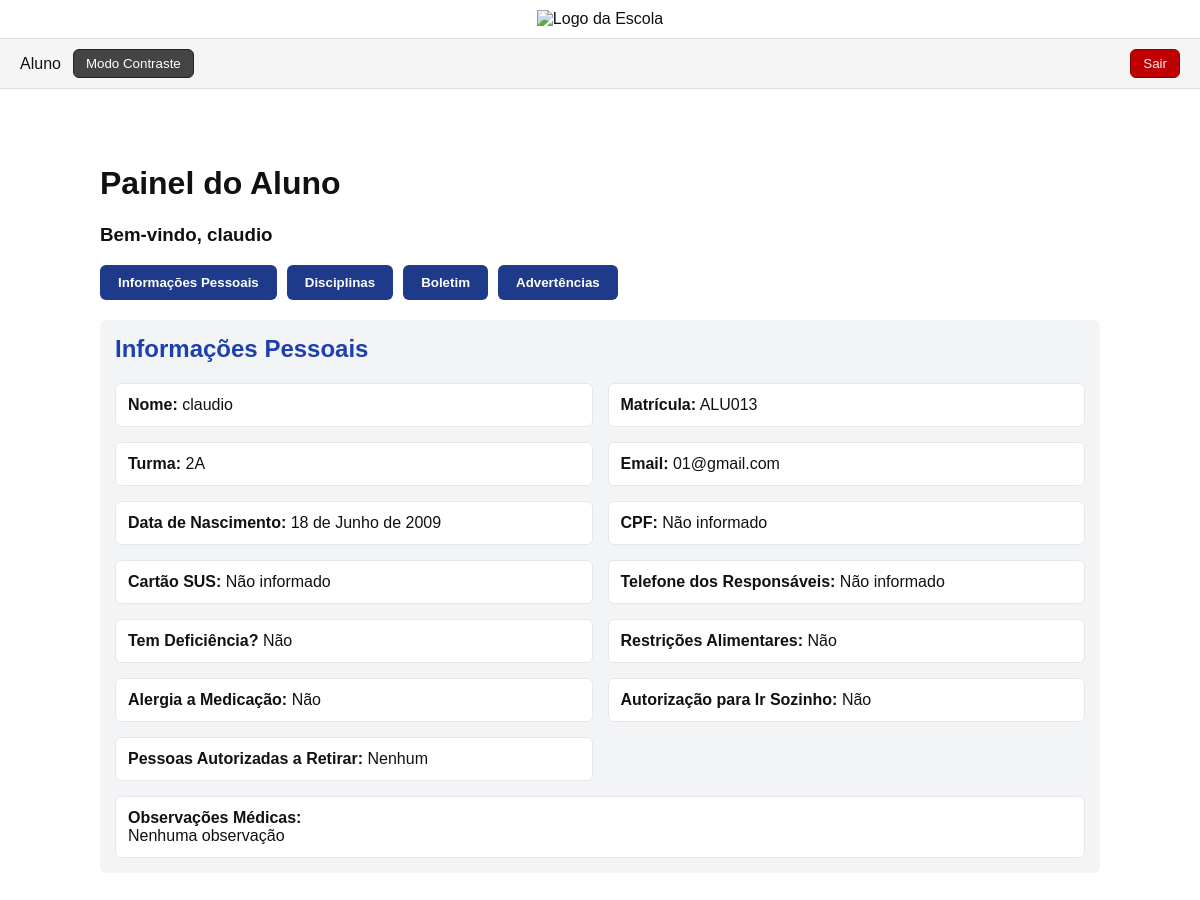
The page /usuarios/aluno/ (signed in) on the database its author committed.
### usuarios/models.py (models this page shows, shortened)
class Aluno(models.Model):
    user = models.OneToOneField(User, on_delete=models.CASCADE, null=True, blank=True)
    nome = models.CharField(max_length=100)
    matricula = models.CharField(max_length=20, unique=True)
    email = models.EmailField(blank=True, null=True)
    turma = models.CharField(max_length=50)
    data_nascimento = models.DateField(null=True, blank=True)
    cpf = models.CharField(max_length=14, blank=True, null=True)
    cartao_sus = models.CharField(max_length=20, blank=True, null=True)
    telefone_responsaveis = models.CharField(max_length=200, blank=True, null=True)
    tem_deficiencia = models.BooleanField(default=False)
    deficiencia_descricao = models.CharField(max_length=200, blank=True, null=True)
    restricao_alimentar = models.BooleanField(default=False)
    restricao_alimentar_descricao = models.CharField(max_length=200, blank=True, null=True)
    alergia_medicacao = models.BooleanField(default=False)
    alergia_medicacao_descricao = models.CharField(max_length=200, blank=True, null=True)
    autorizacao_ir_sozinho = models.BooleanField(default=False)
    pessoas_autorizadas_retirar = models.TextField(blank=True, null=True)
    observacoes_medicas = models.TextField(blank=True, null=True)

### usuarios/decorators.py (the view, shortened to what this page needs)
        def wrapper(request, *args, **kwargs):
            if not request.user.is_authenticated:
                return redirect("login")
            grupos_user = set(request.user.groups.values_list("name", flat=True))
            if "Direcao" in grupos_user:
                return view_func(request, *args, **kwargs)
            if grupos_user.intersection(nomes_grupos):
                return view_func(request, *args, **kwargs)

### usuarios/context_processors.py (called while the page is built)
def grupos_do_usuario(request):
    if request.user.is_authenticated:
        grupos = request.user.groups.values_list('name', flat=True)
    else:
        grupos = []
    return {
        'is_secretaria': 'Secretaria' in grupos,
        'is_professor': 'Professor' in grupos,
        'is_aluno': 'Aluno' in grupos,
        'is_coordenacao': 'Coordenacao' in grupos,
        'is_direcao': 'Direcao' in grupos,
    }

### usuarios/views.py (called while the page is built)
def obter_aluno_por_user(user):
    if not user or not user.is_authenticated:
        return None
    aluno = Aluno.objects.filter(user=user).first()
    if not aluno:
        aluno = Aluno.objects.filter(nome__iexact=user.username).first()
    return aluno

### usuarios/templates/aluno.html (shortened to what this page needs)
{% extends "base.html" %}
{% load static %}
{% block content %}
<div class="painel-container">
    <h1>Painel do Aluno</h1>
    <h3>Bem-vindo, {{ aluno.nome }}</h3>
    <div class="painel-buttons">
        <button onclick="mostrar('sec-info')">Informações Pessoais</button>
        <button onclick="mostrar('sec-disciplinas')">Disciplinas</button>
        <button onclick="mostrar('sec-boletim')">Boletim</button>
        <button onclick="mostrar('sec-advertencias')">Advertências</button>
    </div>
    <div id="sec-info" class="section active">
        <h2>Informações Pessoais</h2>
        <div class="info-grid">
            <div class="info-card">
                <strong>Nome:</strong> {{ aluno.nome|default:"Não informado" }}
            </div>
            <div class="info-card">
                <strong>Matrícula:</strong> {{ aluno.matricula }}
            </div>
            <div class="info-card">
                <strong>Turma:</strong> {{ aluno.turma|default:"Não informado" }}
            </div>
            <div class="info-card">
                <strong>Email:</strong> {{ aluno.email|default:"Não informado" }}
            </div>
            <div class="info-card">
                <strong>Data de Nascimento:</strong> {{ aluno.data_nascimento|default:"Não informado" }}
            </div>
            <div class="info-card">
                <strong>CPF:</strong> {{ aluno.cpf|default:"Não informado" }}
            </div>
            <div class="info-card">
                <strong>Cartão SUS:</strong> {{ aluno.cartao_sus|default:"Não informado" }}
            </div>
            <div class="info-card">
                <strong>Telefone dos Responsáveis:</strong> {{ aluno.telefone_responsaveis|default:"Não informado" }}
            </div>
            <div class="info-card">
                <strong>Tem Deficiência?</strong>
                {% if aluno.tem_deficiencia %}
                    Sim — {{ aluno.deficiencia_descricao }}
                {% else %}
                    Não
                {% endif %}
            </div>
            <div class="info-card">
                <strong>Restrições Alimentares:</strong>
                {% if aluno.restricao_alimentar %}
                    Sim — {{ aluno.restricao_alimentar_descricao }}
                {% else %}
                    Não
                {% endif %}
            </div>
            <div class="info-card">
                <strong>Alergia a Medicação:</strong>
                {% if aluno.alergia_medicacao %}
                    Sim — {{ aluno.alergia_medicacao_descricao }}
                {% else %}
                    Não
                {% endif %}
            </div>
            <div class="info-card">
                <strong>Autorização para Ir Sozinho:</strong>
                {% if aluno.autorizacao_ir_sozinho %}
                    Sim
                {% else %}
                    Não
                {% endif %}
            </div>
            <div class="info-card">
                <strong>Pessoas Autorizadas a Retirar:</strong>
                {{ aluno.pessoas_autorizadas_retirar|default:"Nenhum" }}
            </div>
            <div class="info-card" style="grid-column: span 2;">
                <strong>Observações Médicas:</strong><br>
                {{ aluno.observacoes_medicas|default:"Nenhuma observação" }}
            </div>
        </div>
    </div>
{% endblock %}

### usuarios/templates/base.html (shortened to what this page needs)
{% load static %}
<!DOCTYPE html>
<html lang="pt-br">
<head>
</head>
<body>
{% if user.is_authenticated %}
    <div class="logo-topo">
        <img src="{% static 'admin/img/escola.png' %}" alt="Logo da Escola">
    </div>
    <nav>
        <ul>
            {% with user.groups.all as grupos %}
                {% for g in grupos %}
                    {% if g.name == "Secretaria" %}
                        <li><a href="{% url 'usuarios:secretaria' %}">Secretaria</a></li>
                    {% elif g.name == "Professor" %}
                        <li><a href="{% url 'usuarios:professor' %}">Professor</a></li>
                    {% elif g.name == "Aluno" %}
                        <li><a href="{% url 'usuarios:aluno' %}">Aluno</a></li>
                    {% elif g.name == "Coordenacao" %}
                        <li><a href="{% url 'usuarios:coordenacao' %}">Coordenação</a></li>
                    {% elif g.name == "Direcao" %}
                        <li><a href="{% url 'usuarios:direcao' %}">Direção</a></li>
                    {% endif %}
                {% endfor %}
            {% endwith %}
            <li>
                <button class="btn btn-toggle" onclick="toggleDarkMode()">
                    Modo Contraste
                </button>
            </li>
            <li style="margin-left:auto;">
                <form action="{% url 'logout' %}" method="post" style="display:inline;">
                    <button class="btn btn-danger" type="submit">
                        Sair
                    </button>
                </form>
            </li>
        </ul>
    </nav>
{% endif %}
<div class="container">
    {% block content %}{% endblock %}
</div>
</body>
</html>

### usuarios/templates/base.html (style rules this page uses)
body { font-family: Arial, Helvetica, sans-serif; margin: 0; background: #fff; color: #111; transition: background 0.3s, color 0.3s; }
.logo-topo { display:flex; justify-content:center; align-items:center; padding:10px; border-bottom:1px solid #ddd; }
.logo-topo img { max-height:60px; }
nav { background:#f5f5f5; border-bottom:1px solid #ddd; padding:10px 20px; }
nav ul { margin:0; padding:0; list-style:none; display:flex; gap:12px; align-items:center; }
nav a { text-decoration:none; color:#111; }
.container { max-width:1100px; margin:20px auto; padding:15px; }
.btn { display:inline-block; padding:6px 12px; border-radius:6px; border:1px solid #666; background:#eee; text-decoration:none; color:#000; cursor:pointer; }
.btn-danger { background:#c00000; border:1px solid #900000; color:whitesmoke; }
.btn-toggle { background:#444; color:white; border:1px solid #222; }

### usuarios/templates/aluno.html (style rules this page uses)
.painel-container { max-width: 1000px; margin: 0 auto; padding: 20px; }
.painel-buttons { display: flex; gap: 10px; margin-bottom: 20px; flex-wrap: wrap; }
.painel-buttons button { padding: 10px 18px; border: none; background: #1e3a8a; color: white; border-radius: 6px; cursor: pointer; font-weight: bold; }
.section { display: none; padding: 15px; background: #f3f4f6; border-radius: 6px; margin-bottom: 20px; }
.section.active { display: block; }
.info-grid { display: grid; grid-template-columns: repeat(2, 1fr); gap: 15px; }
.info-card { background: white; padding: 12px; border-radius: 6px; border: 1px solid #e5e7eb; }
h2 { margin-top: 0; color: #1e40af; }

### rows shown on the page
Aluno: nome "claudio", matricula "ALU013", turma "2A", email "01@gmail.com", data_nascimento "18 de Junho de 2009", cpf "Não informado", cartao_sus "Não informado", telefone_responsaveis "Não informado", pessoas_autorizadas_retirar "Nenhum", observacoes_medicas "Nenhuma observação"
